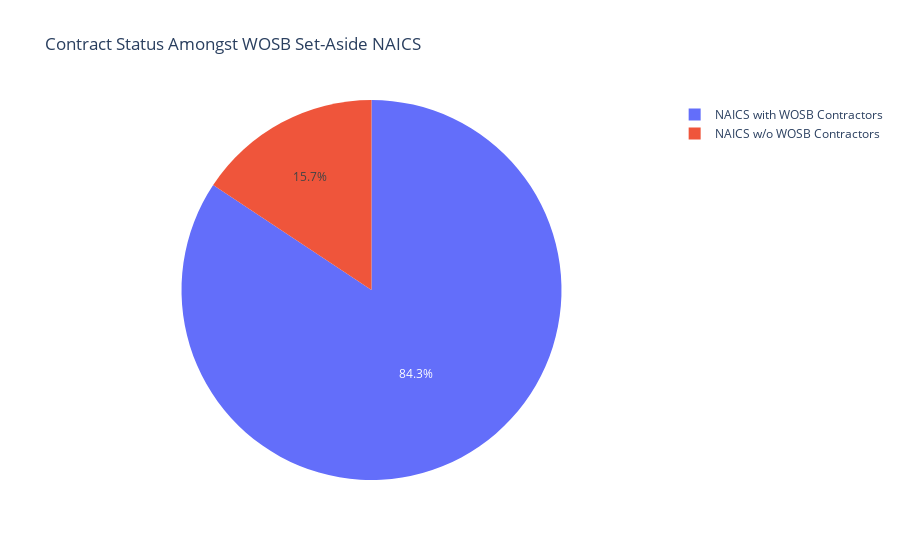

Write notebook code for a chart like this one.
### Code cell
fig3 = px.pie( values=counts, names=names, title='Contract Status Amongst WOSB Set-Aside NAICS')
fig3.show()

### Figure 1 — Plotly figure (JSON) as saved in the notebook; plotly's stock layout.template omitted (floating-point values rounded to 4 significant figures)
{"data": [{"domain": {"x": [0, 1], "y": [0, 1]}, "hovertemplate": "label=%{label}<br>value=%{value}<extra></extra>", "labels": ["NAICS w/o WOSB Contractors", "NAICS with WOSB Contractors"], "legendgroup": "", "name": "", "showlegend": true, "type": "pie", "values": [114, 613]}], "layout": {"legend": {"tracegroupgap": 0}, "title": {"text": "Contract Status Amongst WOSB Set-Aside NAICS"}}}
